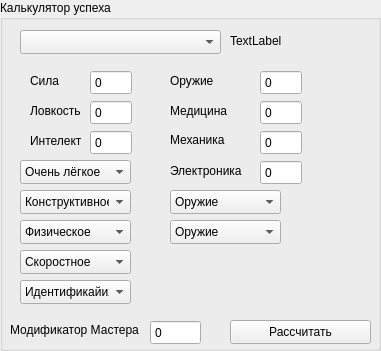
  <widget class="QGroupBox" name="groupBoxSuccessCalculator">
   <property name="geometry">
    <rect>
     <x>1010</x>
     <y>10</y>
     <width>381</width>
     <height>351</height>
    </rect>
   </property>
   <property name="title">
    <string>Калькулятор успеха</string>
   </property>
   <widget class="QComboBox" name="comboBoxCharacterSelectAction">
    <property name="geometry">
     <rect>
      <x>20</x>
      <y>30</y>
      <width>201</width>
      <height>24</height>
     </rect>
    </property>
   </widget>
   <widget class="QLabel" name="labelClassAction">
    <property name="geometry">
     <rect>
      <x>230</x>
      <y>30</y>
      <width>151</width>
      <height>21</height>
     </rect>
    </property>
    <property name="text">
     <string>TextLabel</string>
    </property>
   </widget>
   <widget class="QLabel" name="labelStrenghtAction">
    <property name="geometry">
     <rect>
      <x>30</x>
      <y>70</y>
      <width>61</width>
      <height>21</height>
     </rect>
    </property>
    <property name="text">
     <string>Сила</string>
    </property>
   </widget>
   <widget class="QLabel" name="labelAgilityAction">
    <property name="geometry">
     <rect>
      <x>30</x>
      <y>100</y>
      <width>61</width>
      <height>21</height>
     </rect>
    </property>
    <property name="text">
     <string>Ловкость</string>
    </property>
   </widget>
   <widget class="QSpinBox" name="spinBoxAgilityAction">
    <property name="geometry">
     <rect>
      <x>90</x>
      <y>100</y>
      <width>42</width>
      <height>25</height>
     </rect>
    </property>
    <property name="readOnly">
     <bool>true</bool>
    </property>
    <property name="buttonSymbols">
     <enum>QAbstractSpinBox::ButtonSymbols::NoButtons</enum>
    </property>
   </widget>
   <widget class="QSpinBox" name="spinBoxIntelligenceAction">
    <property name="geometry">
     <rect>
      <x>90</x>
      <y>130</y>
      <width>42</width>
      <height>25</height>
     </rect>
    </property>
    <property name="readOnly">
     <bool>true</bool>
    </property>
    <property name="buttonSymbols">
     <enum>QAbstractSpinBox::ButtonSymbols::NoButtons</enum>
    </property>
   </widget>
   <widget class="QLabel" name="labelIntelligenceAction">
    <property name="geometry">
     <rect>
      <x>30</x>
      <y>130</y>
      <width>61</width>
      <height>21</height>
     </rect>
    </property>
    <property name="text">
     <string>Интелект</string>
    </property>
   </widget>
   <widget class="QLabel" name="labelWeaponAction">
    <property name="geometry">
     <rect>
      <x>170</x>
      <y>70</y>
      <width>81</width>
      <height>21</height>
     </rect>
    </property>
    <property name="text">
     <string>Оружие</string>
    </property>
   </widget>
   <widget class="QLabel" name="labelMedicineAction">
    <property name="geometry">
     <rect>
      <x>170</x>
      <y>100</y>
      <width>81</width>
      <height>21</height>
     </rect>
    </property>
    <property name="text">
     <string>Медицина</string>
    </property>
   </widget>
   <widget class="QLabel" name="labelMechanicAction">
    <property name="geometry">
     <rect>
      <x>170</x>
      <y>130</y>
      <width>81</width>
      <height>20</height>
     </rect>
    </property>
    <property name="text">
     <string>Механика</string>
    </property>
   </widget>
   <widget class="QLabel" name="labelElectronicsAction">
    <property name="geometry">
     <rect>
      <x>170</x>
      <y>160</y>
      <width>91</width>
      <height>21</height>
     </rect>
    </property>
    <property name="text">
     <string>Электроника</string>
    </property>
   </widget>
   <widget class="QSpinBox" name="spinBoxWeaponAction">
    <property name="geometry">
     <rect>
      <x>260</x>
      <y>70</y>
      <width>42</width>
      <height>25</height>
     </rect>
    </property>
    <property name="readOnly">
     <bool>true</bool>
    </property>
    <property name="buttonSymbols">
     <enum>QAbstractSpinBox::ButtonSymbols::NoButtons</enum>
    </property>
   </widget>
   <widget class="QSpinBox" name="spinBoxMedicineAction">
    <property name="geometry">
     <rect>
      <x>260</x>
      <y>100</y>
      <width>42</width>
      <height>25</height>
     </rect>
    </property>
    <property name="readOnly">
     <bool>true</bool>
    </property>
    <property name="buttonSymbols">
     <enum>QAbstractSpinBox::ButtonSymbols::NoButtons</enum>
    </property>
   </widget>
   <widget class="QSpinBox" name="spinBoxMechanicAction">
    <property name="geometry">
     <rect>
      <x>260</x>
      <y>130</y>
      <width>42</width>
      <height>25</height>
     </rect>
    </property>
    <property name="readOnly">
     <bool>true</bool>
    </property>
    <property name="buttonSymbols">
     <enum>QAbstractSpinBox::ButtonSymbols::NoButtons</enum>
    </property>
   </widget>
   <widget class="QSpinBox" name="spinBoxElectronicsAction">
    <property name="geometry">
     <rect>
      <x>260</x>
      <y>160</y>
      <width>42</width>
      <height>25</height>
     </rect>
    </property>
    <property name="readOnly">
     <bool>true</bool>
    </property>
    <property name="buttonSymbols">
     <enum>QAbstractSpinBox::ButtonSymbols::NoButtons</enum>
    </property>
   </widget>
   <widget class="QComboBox" name="comboBoxComplexity">
    <property name="geometry">
     <rect>
      <x>20</x>
      <y>160</y>
      <width>111</width>
      <height>24</height>
     </rect>
    </property>
    <item>
     <property name="text">
      <string>Очень лёгкое</string>
     </property>
    </item>
    <item>
     <property name="text">
      <string>Лёгкое</string>
     </property>
    </item>
    <item>
     <property name="text">
      <string>Среднее</string>
     </property>
    </item>
    <item>
     <property name="text">
      <string>Сложное</string>
     </property>
    </item>
    <item>
     <property name="text">
      <string>Очень сложное</string>
     </property>
    </item>
    <item>
     <property name="text">
      <string>Экстремальное</string>
     </property>
    </item>
   </widget>
   <widget class="QSpinBox" name="spinBox">
    <property name="geometry">
     <rect>
      <x>150</x>
      <y>320</y>
      <width>51</width>
      <height>25</height>
     </rect>
    </property>
    <property name="buttonSymbols">
     <enum>QAbstractSpinBox::ButtonSymbols::NoButtons</enum>
    </property>
   </widget>
   <widget class="QLabel" name="labMasterModify">
    <property name="geometry">
     <rect>
      <x>10</x>
      <y>320</y>
      <width>131</width>
      <height>20</height>
     </rect>
    </property>
    <property name="text">
     <string>Модификатор Мастера</string>
    </property>
   </widget>
   <widget class="QComboBox" name="comboBoxCriteria1">
    <property name="geometry">
     <rect>
      <x>20</x>
      <y>190</y>
      <width>111</width>
      <height>24</height>
     </rect>
    </property>
    <item>
     <property name="text">
      <string>Конструктивное</string>
     </property>
    </item>
    <item>
     <property name="text">
      <string>Деструктивное </string>
     </property>
    </item>
    <item>
     <property name="text">
      <string>Аналитическое </string>
     </property>
    </item>
   </widget>
   <widget class="QComboBox" name="comboBoxCriteria2">
    <property name="geometry">
     <rect>
      <x>20</x>
      <y>220</y>
      <width>111</width>
      <height>24</height>
     </rect>
    </property>
    <item>
     <property name="text">
      <string>Физическое</string>
     </property>
    </item>
    <item>
     <property name="text">
      <string>Умственное</string>
     </property>
    </item>
    <item>
     <property name="text">
      <string>Гибридное</string>
     </property>
    </item>
   </widget>
   <widget class="QComboBox" name="comboBoxCriteria3">
    <property name="geometry">
     <rect>
      <x>20</x>
      <y>250</y>
      <width>111</width>
      <height>24</height>
     </rect>
    </property>
    <item>
     <property name="text">
      <string>Скоростное</string>
     </property>
    </item>
    <item>
     <property name="text">
      <string>Силовое</string>
     </property>
    </item>
    <item>
     <property name="text">
      <string>Гибридное</string>
     </property>
    </item>
    <item>
     <property name="text">
      <string>Ничего</string>
     </property>
    </item>
   </widget>
   <widget class="QComboBox" name="comboBoxSkill2">
    <property name="geometry">
     <rect>
      <x>170</x>
      <y>220</y>
      <width>111</width>
      <height>24</height>
     </rect>
    </property>
    <item>
     <property name="text">
      <string>Оружие</string>
     </property>
    </item>
    <item>
     <property name="text">
      <string>Медицина</string>
     </property>
    </item>
    <item>
     <property name="text">
      <string>Механика</string>
     </property>
    </item>
    <item>
     <property name="text">
      <string>Электроника</string>
     </property>
    </item>
   </widget>
   <widget class="QComboBox" name="comboBoxSkill1">
    <property name="geometry">
     <rect>
      <x>170</x>
      <y>190</y>
      <width>111</width>
      <height>24</height>
     </rect>
    </property>
    <item>
     <property name="text">
      <string>Оружие</string>
     </property>
    </item>
    <item>
     <property name="text">
      <string>Медицина</string>
     </property>
    </item>
    <item>
     <property name="text">
      <string>Мехааника</string>
     </property>
    </item>
    <item>
     <property name="text">
      <string>Электроника</string>
     </property>
    </item>
   </widget>
   <widget class="QPushButton" name="pushButtonCalculate">
    <property name="geometry">
     <rect>
      <x>230</x>
      <y>320</y>
      <width>141</width>
      <height>24</height>
     </rect>
    </property>
    <property name="text">
     <string>Рассчитать</string>
    </property>
   </widget>
   <widget class="QSpinBox" name="spinBoxStrenghtAction">
    <property name="geometry">
     <rect>
      <x>90</x>
      <y>70</y>
      <width>42</width>
      <height>25</height>
     </rect>
    </property>
    <property name="readOnly">
     <bool>true</bool>
    </property>
    <property name="buttonSymbols">
     <enum>QAbstractSpinBox::ButtonSymbols::NoButtons</enum>
    </property>
   </widget>
   <widget class="QComboBox" name="comboBoxCriteria4">
    <property name="geometry">
     <rect>
      <x>20</x>
      <y>280</y>
      <width>111</width>
      <height>24</height>
     </rect>
    </property>
    <item>
     <property name="text">
      <string>Идентификайия</string>
     </property>
    </item>
    <item>
     <property name="text">
      <string>Харизиа</string>
     </property>
    </item>
    <item>
     <property name="text">
      <string>Обман</string>
     </property>
    </item>
    <item>
     <property name="text">
      <string>Торговля</string>
     </property>
    </item>
    <item>
     <property name="text">
      <string>Ничего</string>
     </property>
    </item>
   </widget>
  </widget>
